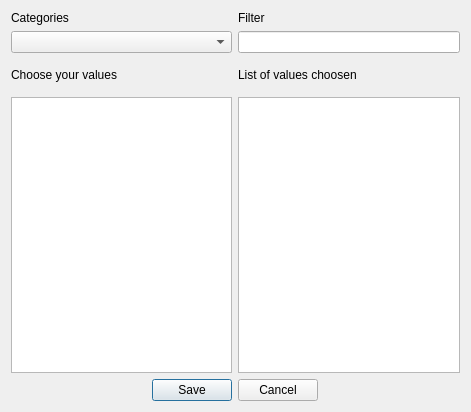
<?xml version="1.0" encoding="UTF-8"?>
<ui version="4.0">
 <class>findValueDialog</class>
 <widget class="QDialog" name="findValueDialog">
  <property name="geometry">
   <rect>
    <x>0</x>
    <y>0</y>
    <width>471</width>
    <height>412</height>
   </rect>
  </property>
  <property name="windowTitle">
   <string>Find your values</string>
  </property>
  <property name="locale">
   <locale language="English" country="UnitedStates"/>
  </property>
  <layout class="QGridLayout" name="gridLayout_2">
   <item row="0" column="0">
    <layout class="QGridLayout" name="gridLayout">
     <item row="0" column="0" colspan="2">
      <widget class="QLabel" name="label">
       <property name="text">
        <string>Categories</string>
       </property>
       <property name="buddy">
        <cstring>comboBoxCategories</cstring>
       </property>
      </widget>
     </item>
     <item row="0" column="2" colspan="2">
      <widget class="QLabel" name="labelFilter">
       <property name="text">
        <string>Filter</string>
       </property>
       <property name="buddy">
        <cstring>lineEditFilter</cstring>
       </property>
      </widget>
     </item>
     <item row="1" column="0" colspan="2">
      <widget class="QComboBox" name="comboBoxCategories"/>
     </item>
     <item row="1" column="2" colspan="2">
      <widget class="QLineEdit" name="lineEditFilter"/>
     </item>
     <item row="2" column="0">
      <widget class="QLabel" name="labelValues">
       <property name="text">
        <string>Choose your values</string>
       </property>
      </widget>
     </item>
     <item row="2" column="2" colspan="2">
      <widget class="QLabel" name="labelChoice">
       <property name="minimumSize">
        <size>
         <width>0</width>
         <height>32</height>
        </size>
       </property>
       <property name="text">
        <string>List of values choosen</string>
       </property>
      </widget>
     </item>
     <item row="3" column="0" colspan="2">
      <widget class="QTableView" name="tableViewOfValues"/>
     </item>
     <item row="3" column="2" colspan="2">
      <widget class="QListWidget" name="listChoosenWidget"/>
     </item>
     <item row="4" column="0">
      <spacer name="horizontalSpacer_2">
       <property name="orientation">
        <enum>Qt::Horizontal</enum>
       </property>
       <property name="sizeHint" stdset="0">
        <size>
         <width>108</width>
         <height>20</height>
        </size>
       </property>
      </spacer>
     </item>
     <item row="4" column="1" colspan="2">
      <widget class="QDialogButtonBox" name="buttonBox">
       <property name="orientation">
        <enum>Qt::Horizontal</enum>
       </property>
       <property name="standardButtons">
        <set>QDialogButtonBox::Cancel|QDialogButtonBox::Save</set>
       </property>
      </widget>
     </item>
     <item row="4" column="3">
      <spacer name="horizontalSpacer">
       <property name="orientation">
        <enum>Qt::Horizontal</enum>
       </property>
       <property name="sizeHint" stdset="0">
        <size>
         <width>138</width>
         <height>20</height>
        </size>
       </property>
      </spacer>
     </item>
    </layout>
   </item>
  </layout>
 </widget>
 <tabstops>
  <tabstop>comboBoxCategories</tabstop>
  <tabstop>buttonBox</tabstop>
 </tabstops>
 <resources/>
 <connections>
  <connection>
   <sender>buttonBox</sender>
   <signal>accepted()</signal>
   <receiver>findValueDialog</receiver>
   <slot>accept()</slot>
   <hints>
    <hint type="sourcelabel">
     <x>248</x>
     <y>254</y>
    </hint>
    <hint type="destinationlabel">
     <x>157</x>
     <y>274</y>
    </hint>
   </hints>
  </connection>
  <connection>
   <sender>buttonBox</sender>
   <signal>rejected()</signal>
   <receiver>findValueDialog</receiver>
   <slot>reject()</slot>
   <hints>
    <hint type="sourcelabel">
     <x>316</x>
     <y>260</y>
    </hint>
    <hint type="destinationlabel">
     <x>286</x>
     <y>274</y>
    </hint>
   </hints>
  </connection>
 </connections>
</ui>
